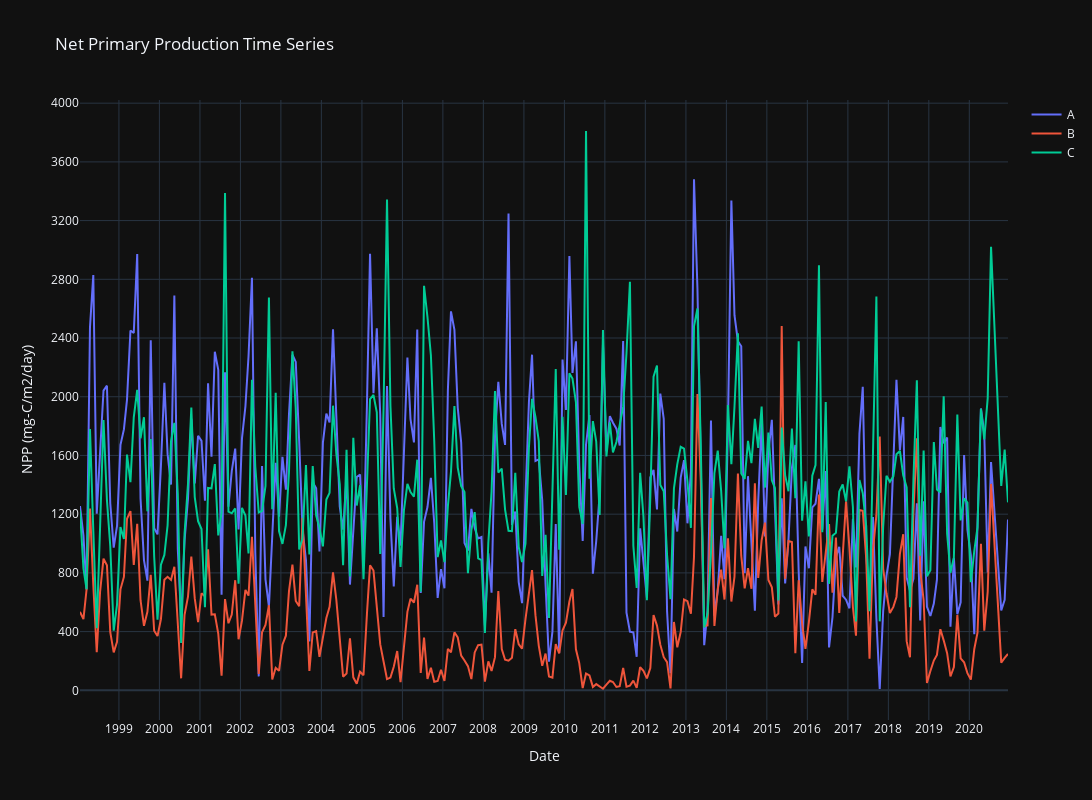

The cell this chart's notebook holds for it:
### Markdown cell above
#### Comparison of npp of all geopoints

### Code cell
import plotly.graph_objs as go

# Create empty traces list and loop through each geopoint
traces = []
for point in geopoint:
    # access dataframe
    df = geopoint[point]
    # create trace for each dataset
    trace = go.Scatter(x=df['DATE-YMD'], y=df['NPP (mg-C/m2/day)'], mode='lines', name=point)
    # append trace to traces list
    traces.append(trace)

# create layout for the plot
layout = go.Layout(title=f'Net Primary Production Time Series',
                   xaxis=dict(title='Date', dtick='M12'),
                   yaxis=dict(title='NPP (mg-C/m2/day)', dtick=400),
                   height = 800, width=1200,
                   template='plotly_dark')
# create figure object and plot the traces
fig = go.Figure(data=traces, layout=layout)
fig.show()

### Figure 1 — Plotly figure (JSON) as saved in the notebook; plotly's stock layout.template omitted (floating-point values rounded to 4 significant figures; data arrays with more than 128 entries replaced by an {"elided": "..."} marker saying what was removed)
{"data": [{"mode": "lines", "name": "A", "type": "scatter", "x": {"elided": "274 str values"}, "y": {"elided": "274 float values"}}, {"mode": "lines", "name": "B", "type": "scatter", "x": {"elided": "274 str values"}, "y": {"elided": "274 float values"}}, {"mode": "lines", "name": "C", "type": "scatter", "x": {"elided": "274 str values"}, "y": {"elided": "274 float values"}}], "layout": {"height": 800, "title": {"text": "Net Primary Production Time Series"}, "width": 1200, "xaxis": {"autorange": true, "dtick": "M12", "range": ["1998-01-15", "2020-12-15"], "title": {"text": "Date"}, "type": "date"}, "yaxis": {"autorange": true, "dtick": 400, "range": [-202.2, 4022.0], "title": {"text": "NPP (mg-C/m2/day)"}, "type": "linear"}}}
